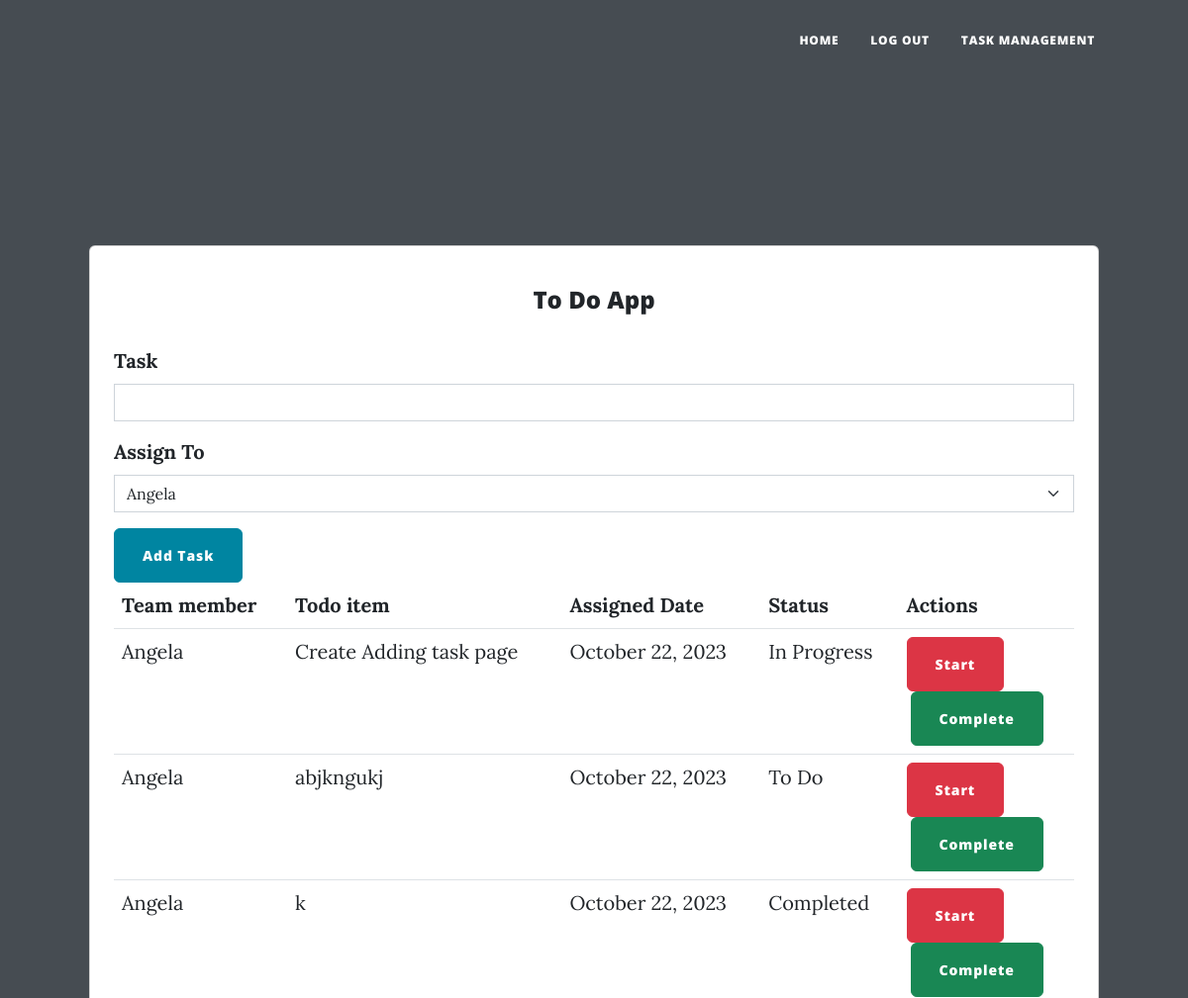
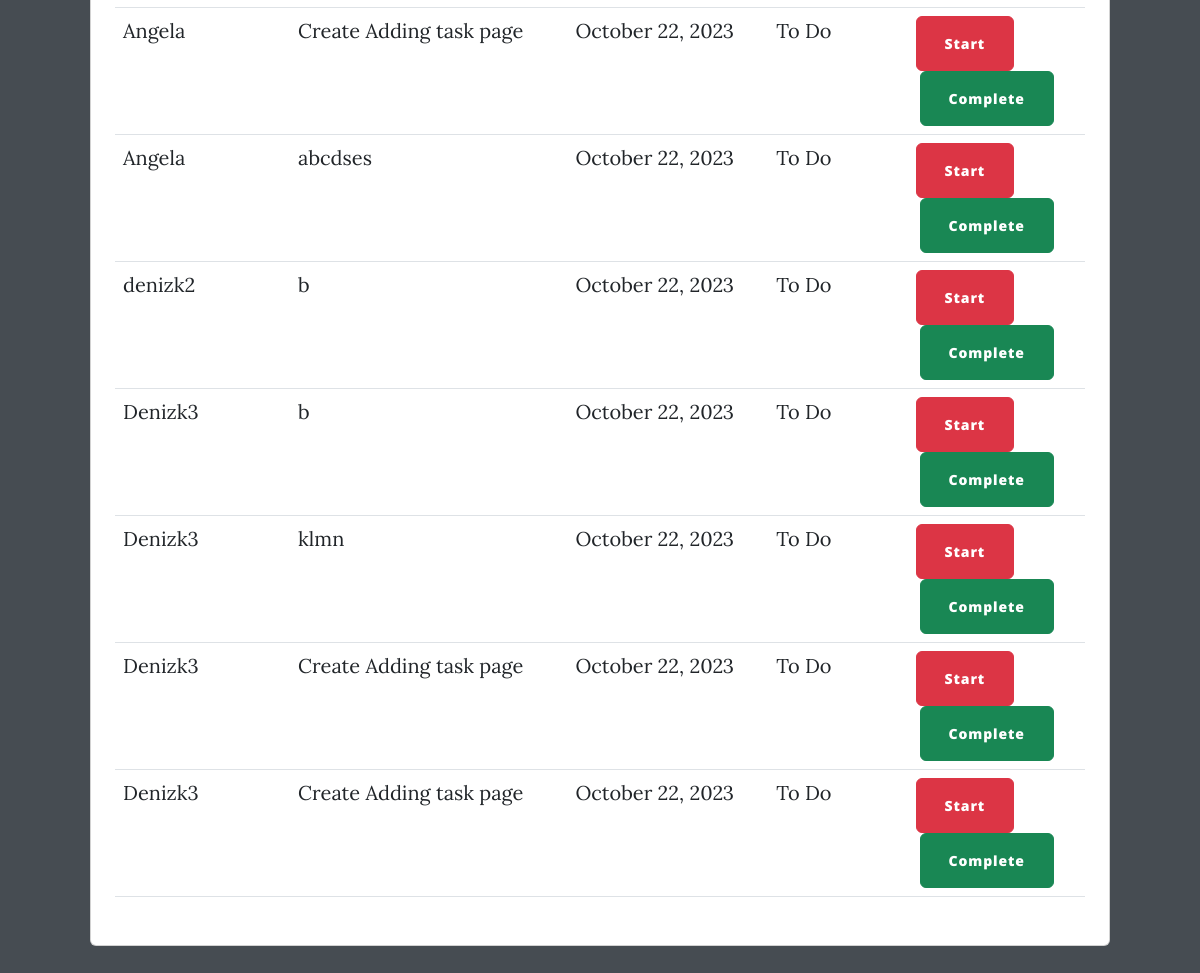
Page /tasks (signed in) on the committed database (2 pictures, top to bottom).
### main.py (models this page shows)
class UserTask(db.Model):
    __tablename__ = "user_tasks"
    id = db.Column(db.Integer, primary_key=True)
    staff_id = db.Column(db.Integer, db.ForeignKey("users.id"))
    staff = relationship("User", back_populates="tasks")
    title = db.Column(db.String(250), nullable=False)
    date = db.Column(db.String(250), nullable=False)
    status = db.Column(db.String(50), default="To Do")

class User(UserMixin, db.Model):
    __tablename__ = "users"
    id = db.Column(db.Integer, primary_key=True)
    email = db.Column(db.String(100), unique=True)
    password = db.Column(db.String(100))
    name = db.Column(db.String(100))
    tasks = relationship("UserTask", back_populates="staff")

### main.py (the view, shortened to what this page needs)
@app.route('/tasks', methods=['GET', 'POST'])
@login_required
def get_all_tasks():
    all_tasks = db.session.execute(db.select(UserTask).order_by(UserTask.staff_id)).scalars().all()
    users = db.session.execute(db.select(User).order_by(User.name)).scalars().all()
    user_list = [(user.id, user.name) for user in users]
    print(user_list)
    form = AddTaskForm()
    form.user_assigned.choices = user_list
    return render_template("task.html", form=form, current_user=current_user, tasks=all_tasks)

### forms.py
class AddTaskForm(FlaskForm):
    task = StringField("Task", validators=[DataRequired()])
    user_assigned = SelectField("Assign To", coerce=int, validators=[DataRequired()])
    submit = SubmitField("Add Task")

### main.py (called while the page is built)
@login_manager.user_loader
def load_user(user_id):
    return db.get_or_404(User, user_id)

### templates/task.html (shortened to what this page needs)
{% from "bootstrap5/form.html" import render_form %}
 {% include("header.html") %}
<header
  class="masthead"
>
  <div class="container position-relative px-4 px-lg-5">
    <div class="container py-5">
        <div class="card">
            <div class="card-body p-4">
                <h4 class="text-center my-3 pb-3">To Do App</h4>
                {% if current_user.id == 1: %}
                    {{render_form(form, novalidate=True, button_map={"submit": "primary"}) }}
                {% endif %}
                <table class="table mb-4">
                    <thead>
                        <tr>
                            <th scope="col">Team member</th>
                            <th scope="col">Todo item</th>
                            <th scope="col">Assigned Date</th>
                            <th scope="col">Status</th>
                            <th scope="col">Actions</th>
                        </tr>
                    </thead>
                <tbody>
                    {% for task in tasks %}
                    <tr id="task-{{ loop.index }}">
                        <td>{{ task.staff.name }}</td>
                        <td>{{ task.title }}</td>
                        <td>{{ task.date }}</td>
                        <td id="status-{{ loop.index }}">{{ task.status }}</td>
                        <td>
                            <form method="POST" action="{{ url_for('start_task', task_id=task.id) }}">
                                <button type="submit" class="btn btn-danger">Start</button>
                            </form>
                            <form method="POST" action="{{ url_for('complete_task', task_id=task.id) }}">
                                <button type="submit" class="btn btn-success ms-1">Complete</button>
                            </form>
                        </td>
                    </tr>
                    {% endfor %}
                </tbody>
                </table>
            </div>
        </div>
    </div>
</div>
</header>

### templates/header.html (shortened to what this page needs)
<!DOCTYPE html>
<html lang="en">
  <head>
    {% block styles %}
    {{ bootstrap.load_css() }}
    <link
      href="{{ url_for('static', filename='css/styles.css') }}"
      rel="stylesheet"
    />
    {% endblock %}
  </head>
  <body>
    <nav class="navbar navbar-expand-lg navbar-light" id="mainNav">
      <div class="container px-4 px-lg-5">
        <div class="collapse navbar-collapse" id="navbarResponsive">
          <ul class="navbar-nav ms-auto py-4 py-lg-0">
            <li class="nav-item">
              <a
                class="nav-link px-lg-3 py-3 py-lg-4"
                href="{{ url_for('home') }}"
                >Home</a
              >
            </li>
            {% if not current_user.is_authenticated: %}
            <li class="nav-item">
              <a
                class="nav-link px-lg-3 py-3 py-lg-4"
                href="{{ url_for('login') }}"
                >Login</a
              >
            </li>
            <li class="nav-item">
              <a
                class="nav-link px-lg-3 py-3 py-lg-4"
                href="{{ url_for('register') }}"
                >Register</a
              >
            </li>
            {% else: %}
            <li class="nav-item">
              <a
                class="nav-link px-lg-3 py-3 py-lg-4"
                href="{{ url_for('logout') }}"
                >Log Out</a
              >
            </li>
            {% endif %}
            <li class="nav-item">
              <a
                class="nav-link px-lg-3 py-3 py-lg-4"
                href="{{ url_for('get_all_tasks') }}"
                >Task Management</a
              >
          </ul>
        </div>
      </div>
    </nav>
  </body>
</html>

### rows in the picture
UserTask: staff.name "Angela", title "Create Adding task page", date "October 22, 2023", status "In Progress"
UserTask: staff.name "Angela", title "abjkngukj", date "October 22, 2023", status "To Do"
UserTask: staff.name "Angela", title "k", date "October 22, 2023", status "Completed"
UserTask: staff.name "Angela", title "Create Adding task page", date "October 22, 2023", status "To Do"
UserTask: staff.name "Angela", title "abcdses", date "October 22, 2023", status "To Do"
UserTask: staff.name "denizk2", title "b", date "October 22, 2023", status "To Do"
UserTask: staff.name "Denizk3", title "b", date "October 22, 2023", status "To Do"
UserTask: staff.name "Denizk3", title "klmn", date "October 22, 2023", status "To Do"
UserTask: staff.name "Denizk3", title "Create Adding task page", date "October 22, 2023", status "To Do"
UserTask: staff.name "Denizk3", title "Create Adding task page", date "October 22, 2023", status "To Do"
